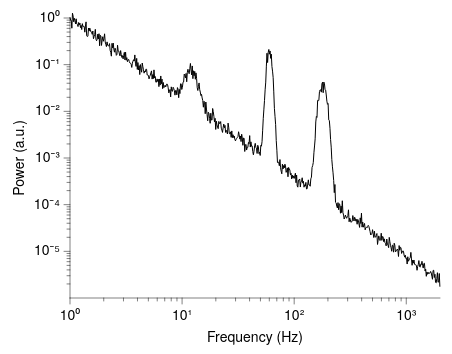

Describe this chart as a Vega-Lite specification.
### Vega-Lite specification from a JSON file in a GitHub repository (floating-point values rounded to 4 significant figures; data arrays with more than 128 entries replaced by an {"elided": "..."} marker saying what was removed)
{"background": null, "config": {"arc": {"fill": "#DBDBDB", "fillOpacity": 1.0, "innerRadius": 35.0, "padAngle": 0.03, "stroke": "black", "strokeOpacity": 1, "strokeWidth": 0.25}, "area": {"fill": "#DBDBDB", "fillOpacity": 1.0, "stroke": "black", "strokeOpacity": 1, "strokeWidth": 0.25}, "axis": {"domain": true, "domainCap": "round", "domainColor": "black", "domainWidth": 0.25, "grid": false, "gridCap": "round", "gridColor": "#F1F1F1", "gridDash": [0, 0], "gridOpacity": 1.0, "gridWidth": 0.25, "labelColor": "black", "labelFont": "Helvetica Neue, HelveticaNeue, Helvetica, Arial, sans-serif", "labelFontSize": 7, "labelFontStyle": "normal", "labelFontWeight": 400, "offset": 0, "ticks": true, "tickCap": "round", "tickColor": "black", "tickRound": false, "tickSize": 3, "tickWidth": 0.25, "titleColor": "black", "titleFont": "Helvetica Neue, HelveticaNeue, Helvetica, Arial, sans-serif", "titleFontSize": 7, "titleFontStyle": "normal", "titleFontWeight": 400}, "axisX": {"domain": true, "labelAlign": "center", "labelAngle": 0, "labels": true, "ticks": true, "translate": 0}, "axisY": {"domain": true, "labelAlign": "right", "labelAngle": 0, "labels": true, "ticks": true, "translate": 0}, "axisRight": {"domain": true, "labelAlign": "left", "labelAngle": 0, "labels": true, "ticks": true, "translate": 0}, "axisTop": {"domain": true, "labelAlign": "center", "labelAngle": 0, "labels": true, "ticks": true, "translate": 0}, "axisBand": {"tickOffset": 0}, "bar": {"fill": "#DBDBDB", "fillOpacity": 1.0, "stroke": "black", "strokeOpacity": 1, "strokeWidth": 0.25}, "boxplot": {"size": 12.6, "ticks": {"cornerRadius": 0.25, "fill": "black", "opacity": 1, "size": 6.3, "thickness": 0.25}, "box": {"fillOpacity": 1.0, "stroke": "black", "strokeOpacity": 1, "strokeWidth": 0.25}, "median": {"cornerRadius": 0, "fill": "black", "fillOpacity": 1.0, "opacity": 1, "size": 12.6, "thickness": 0.25}, "rule": {"fill": "black", "fillOpacity": 1.0, "size": 14.0, "stroke": "black", "strokeDash": [0, 0], "strokeOpacity": 1, "strokeWidth": 0.25}, "outliers": {"color": "black", "fill": "black", "fillOpacity": 1.0, "size": 0, "stroke": "black", "strokeOpacity": 1, "strokeWidth": 0.25}}, "circle": {"fill": "black", "fillOpacity": 1.0, "size": 1.75, "stroke": null, "strokeOpacity": 1, "strokeWidth": 0.25}, "errorband": {"band": {"fillOpacity": 0.6, "stroke": null, "strokeWidth": 0.25, "strokeOpacity": 1}, "borders": {"opacity": 0, "strokeOpacity": 0.25, "strokeWidth": 1}}, "errorbar": {"opacity": 1, "rule": {"strokeDash": [0, 0], "strokeWidth": 0.25}, "ticks": {"color": "black", "cornerRadius": 0.125, "opacity": 1, "size": 8.4, "thickness": 0.25}, "thickness": 0.25}, "font": "Helvetica Neue, HelveticaNeue, Helvetica, Arial, sans-serif", "geoshape": {"fill": "#DBDBDB", "fillOpacity": 1.0, "stroke": "black", "strokeOpacity": 1, "strokeWidth": 0.25}, "header": {"labelColor": "black", "labelFont": "Helvetica Neue, HelveticaNeue, Helvetica, Arial, sans-serif", "labelFontSize": 7, "labelFontStyle": "normal", "labelFontWeight": 400, "titleColor": "black", "titleFont": "Helvetica Neue, HelveticaNeue, Helvetica, Arial, sans-serif", "titleFontSize": 7, "titleFontStyle": "normal", "titleFontWeight": 400, "titlePadding": 0}, "legend": {"disable": false, "offset": 4.5, "titlePadding": 4, "labelOffset": 2, "gradientLabelOffset": 2, "gradientLength": 70.0, "gradientThickness": 7.0, "gradientOpacity": 1.0, "gradientStrokeColor": "black", "gradientStrokeWidth": 0.25, "labelColor": "black", "labelFont": "Helvetica Neue, HelveticaNeue, Helvetica, Arial, sans-serif", "labelFontSize": 7, "labelFontStyle": "normal", "labelFontWeight": 400, "strokeColor": "black", "strokeWidth": 0, "symbolSize": 42, "symbolStrokeColor": "black", "symbolStrokeWidth": 0.25, "titleColor": "black", "titleFont": "Helvetica Neue, HelveticaNeue, Helvetica, Arial, sans-serif", "titleFontSize": 7, "titleFontStyle": "normal", "titleFontWeight": 400}, "line": {"color": "black", "stroke": "black", "strokeCap": "butt", "strokeDash": [0, 0], "strokeOpacity": 1, "strokeWidth": 0.5}, "point": {"filled": true, "fill": "#DBDBDB", "fillOpacity": 1.0, "size": 7.0, "stroke": "black", "strokeOpacity": 1, "strokeWidth": 0.25}, "range": {"category": ["#B2B2B2", "#636363", "#4A7CD3", "#008542", "#382864", "#509F98", "#284F93", "#005226", "#A398D6", "#173633"], "diverging": {"scheme": ["#443E60", "#5F597E", "#7C759B", "#9994B6", "#B7B4CC", "#D6D5DC", "#F6F6F6", "#D1DAD9", "#A4C2BF", "#7AA9A4", "#578E89", "#37736E", "#1B5954"]}, "heatmap": {"scheme": ["#32022B", "#43044D", "#4C196E", "#4D338C", "#484DA6", "#3A68BB", "#1D83CA", "#1D9CCB", "#23B5C9", "#28CDC5", "#4DE0B4", "#91EE9F"]}, "ordinal": {"scheme": ["#F1F1F1", "#DBDBDB", "#C6C6C6", "#B2B2B2", "#9D9D9D", "#898989", "#767676", "#636363", "#515151", "#404040", "#2F2F2F", "#1F1F1F"]}, "ramp": {"scheme": ["#32022B", "#43044D", "#4C196E", "#4D338C", "#484DA6", "#3A68BB", "#1D83CA", "#1D9CCB", "#23B5C9", "#28CDC5", "#4DE0B4", "#91EE9F"]}}, "rule": {"color": "black", "stroke": "black", "strokeCap": "round", "strokeDash": [2, 2], "strokeOpacity": 1, "strokeWidth": 0.25}, "scale": {"bandPaddingInner": 0.1, "bandPaddingOuter": 0.1, "round": false}, "rect": {"fill": "#DBDBDB", "fillOpacity": 1.0, "stroke": "black", "strokeOpacity": 1, "strokeWidth": 0.25}, "square": {"fill": "#DBDBDB", "fillOpacity": 1.0, "size": 14.0, "stroke": "black", "strokeOpacity": 1, "strokeWidth": 0.25}, "text": {"color": "black", "font": "Helvetica Neue, HelveticaNeue, Helvetica, Arial, sans-serif", "fontSize": 7, "fontStyle": "normal", "fontWeight": 400}, "tick": {"color": "black", "cornerRadius": 0.125, "opacity": 1.0, "size": 12.6, "thickness": 0.25}, "title": {"anchor": "middle", "frame": "group", "color": "black", "font": "Helvetica Neue, HelveticaNeue, Helvetica, Arial, sans-serif", "fontSize": 7, "fontStyle": "normal", "fontWeight": 400, "subtitleColor": "black", "subtitleFont": "Helvetica Neue, HelveticaNeue, Helvetica, Arial, sans-serif", "subtitleFontSize": "Helvetica Neue, HelveticaNeue, Helvetica, Arial, sans-serif", "subtitleFontStyle": "normal", "subtitleFontWeight": 400}, "trail": {"color": "black", "opacity": 1, "size": 0.5}, "view": {"continuousWidth": 185, "continuousHeight": 140, "discreteWidth": 185, "discreteHeight": 140, "fill": null, "stroke": null, "strokeWidth": 0.25}}, "layer": [{"mark": {"type": "line"}, "encoding": {"x": {"axis": {"labelExpr": "round(log(datum.value) / log(10)) < 0 ? '10⁻' + (abs(round(log(datum.value) / log(10))) >= 10 ? '⁰¹²³⁴⁵⁶⁷⁸⁹'[floor(abs(round(log(datum.value) / log(10)))/10)] + '⁰¹²³⁴⁵⁶⁷⁸⁹'[abs(round(log(datum.value) / log(10)))%10] : '⁰¹²³⁴⁵⁶⁷⁸⁹'[abs(round(log(datum.value) / log(10)))]) : '10' + (abs(round(log(datum.value) / log(10))) >= 10 ? '⁰¹²³⁴⁵⁶⁷⁸⁹'[floor(abs(round(log(datum.value) / log(10)))/10)] + '⁰¹²³⁴⁵⁶⁷⁸⁹'[abs(round(log(datum.value) / log(10)))%10] : '⁰¹²³⁴⁵⁶⁷⁸⁹'[abs(round(log(datum.value) / log(10)))])", "values": [1, 10, 100, 1000]}, "field": "f", "scale": {"domain": [1, 2000], "nice": false, "type": "log"}, "title": "Frequency (Hz)", "type": "quantitative"}, "y": {"axis": {"labelExpr": "round(log(datum.value) / log(10)) < 0 ? '10⁻' + (abs(round(log(datum.value) / log(10))) >= 10 ? '⁰¹²³⁴⁵⁶⁷⁸⁹'[floor(abs(round(log(datum.value) / log(10)))/10)] + '⁰¹²³⁴⁵⁶⁷⁸⁹'[abs(round(log(datum.value) / log(10)))%10] : '⁰¹²³⁴⁵⁶⁷⁸⁹'[abs(round(log(datum.value) / log(10)))]) : '10' + (abs(round(log(datum.value) / log(10))) >= 10 ? '⁰¹²³⁴⁵⁶⁷⁸⁹'[floor(abs(round(log(datum.value) / log(10)))/10)] + '⁰¹²³⁴⁵⁶⁷⁸⁹'[abs(round(log(datum.value) / log(10)))%10] : '⁰¹²³⁴⁵⁶⁷⁸⁹'[abs(round(log(datum.value) / log(10)))])", "values": [1e-05, 0.0001, 0.001, 0.01, 0.1, 1]}, "field": "psd", "scale": {"nice": false, "type": "log"}, "title": "Power (a.u.)", "type": "quantitative"}}}, {"mark": {"type": "point", "opacity": 0}, "encoding": {"x": {"axis": {"domain": false, "grid": false, "labels": false, "orient": "bottom", "tickSize": 1.5, "ticks": true, "values": [2, 3, 4, 5, 6, 7, 8, 9, 20, 30, 40, 50, 60, 70, 80, 90, 200, 300, 400, 500, 600, 700, 800, 900]}, "field": "f", "scale": {"base": 10, "domain": [1, 1000], "type": "log"}, "title": null, "type": "quantitative"}}, "transform": [{"filter": "false"}]}, {"mark": {"type": "point", "opacity": 0}, "encoding": {"y": {"axis": {"domain": false, "grid": false, "labels": false, "orient": "left", "tickSize": 1.5, "ticks": true, "values": [2e-06, 3e-06, 4e-06, 5e-06, 6e-06, 7e-06, 8e-06, 9e-06, 2e-05, 3e-05, 4e-05, 5e-05, 6e-05, 7e-05, 8e-05, 9e-05, 0.0002, 0.0003, 0.0004, 0.0005, 0.0006, 0.0007, 0.0008, 0.0009, 0.002, 0.003, 0.004, 0.005, 0.006, 0.007, 0.008, 0.009, 0.02, 0.03, 0.04, 0.05, 0.06, 0.07, 0.08, 0.09, 0.2, 0.3, 0.4, 0.5, 0.6, 0.7, 0.8, 0.9]}, "field": "psd", "scale": {"base": 10, "domain": [1e-06, 1], "type": "log"}, "title": null, "type": "quantitative"}}, "transform": [{"filter": "false"}]}], "data": {"name": "data-1a256e6822f450fdc92ee4454c33116e"}, "resolve": {"axis": {"x": "independent", "y": "independent"}}, "$schema": "https://vega.github.io/schema/vega-lite/v6.4.1.json", "datasets": {"data-1a256e6822f450fdc92ee4454c33116e": {"elided": "600 records"}}}
